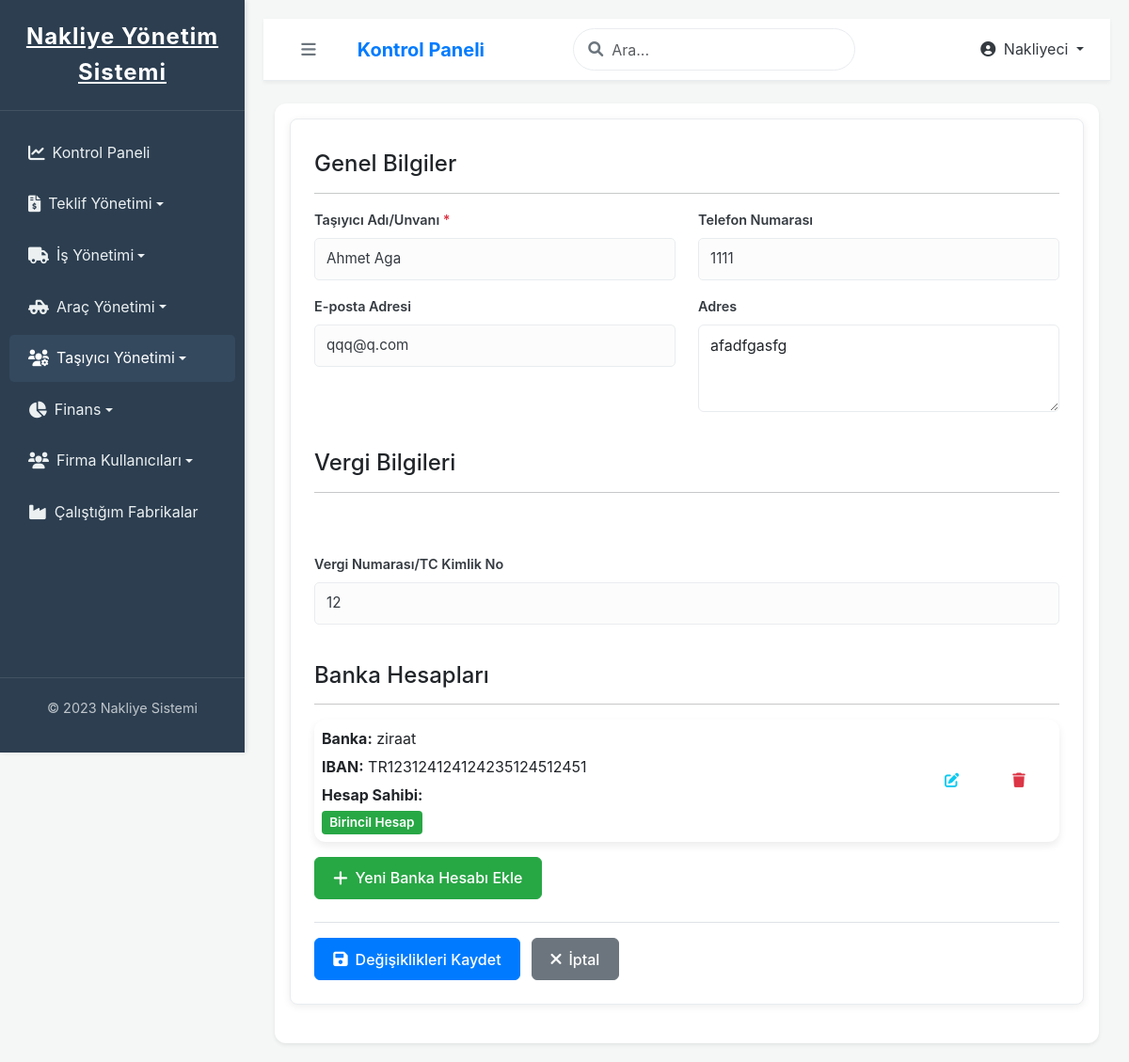
Page /nakliyeci/tasiyici/1/guncelle/ (signed in) on the committed database.
### ana_uygulama/models.py (models this page shows, shortened)
class CustomUser(AbstractUser):
    company = models.ForeignKey(Company, on_delete=models.SET_NULL, null=True, blank=True, verbose_name="Bağlı Olduğu Firma")
    class Meta:
        verbose_name = "Kullanıcı"
        verbose_name_plural = "Kullanıcılar"

class Carrier(models.Model):
    IDENTITY_DOCUMENT_CHOICES = [
        ('TCKN', 'T.C. Kimlik Numarası'),
        ('VERGI_NO', 'Vergi Kimlik Numarası'),
        ('PASAPORT', 'Pasaport Numarası'),
    ]
    managed_by_shipper = models.ForeignKey(
        'Company', # String olarak referans vermek sıralama sorunlarını azaltır
        on_delete=models.CASCADE, # Nakliyeci firma silinirse, yönettiği taşıyıcılar da silinir.
        limit_choices_to={'company_type': 'NAKLIYECI'}, # Sadece NAKLIYECI tipindeki şirketleri seçilebilir yap
        related_name='managed_carriers',
        verbose_name="Yöneten Nakliyeci Firma"
    )
    full_name = models.CharField(max_length=255, verbose_name="Adı Soyadı / Firma Ünvanı")
    phone = models.CharField(max_length=20, blank=True, null=True, verbose_name="Telefon Numarası")
    email = models.EmailField(blank=True, null=True, verbose_name="E-posta Adresi")
    address = models.TextField(blank=True, null=True, verbose_name="Adres")
    tax_id_number = models.CharField(max_length=20, blank=True, null=True, verbose_name="Vergi Numarası / TC Kimlik No")
    tax_plate_document = models.FileField(
        upload_to='carrier_documents/tax_plates/',
        blank=True,
        null=True,
        verbose_name="Vergi Levhası",
        validators=[FileExtensionValidator(allowed_extensions=['pdf', 'jpg', 'jpeg', 'png'])]
    )
    identity_document_type = models.CharField(
        max_length=10,
        choices=IDENTITY_DOCUMENT_CHOICES,
        default='TCKN',
        verbose_name="Kimlik Belgesi Tipi"
    )
    identity_document_number = models.CharField(max_length=50, blank=True, null=True, verbose_name="Kimlik Belgesi Numarası")
    identity_document_image = models.FileField(
        upload_to='carrier_documents/identity_documents/',
        blank=True,
        null=True,
        verbose_name="Kimlik Belgesi Görseli",
        validators=[FileExtensionValidator(allowed_extensions=['pdf', 'jpg', 'jpeg', 'png'])]
    )
    driving_license_number = models.CharField(max_length=50, blank=True, null=True, verbose_name="Ehliyet Numarası")
    license_expiry_date = models.DateField(blank=True, null=True, verbose_name="Ehliyet Geçerlilik Tarihi") # Ehliyetin son geçerlilik tarihi
    driving_license_image = models.FileField(
        upload_to='carrier_documents/driving_licenses/',
        blank=True,
        null=True,
        verbose_name="Ehliyet Görseli",
        validators=[FileExtensionValidator(allowed_extensions=['pdf', 'jpg', 'jpeg', 'png'])]
    )
    is_active = models.BooleanField(default=True, verbose_name="Aktif mi?")
    created_at = models.DateTimeField(auto_now_add=True)
    updated_at = models.DateTimeField(auto_now=True)
    class Meta:
        verbose_name = "Taşıyıcı (Araç Sahibi)"
        verbose_name_plural = "Taşıyıcılar (Araç Sahipleri)"
        ordering = ['full_name']

class BankAccount(models.Model):
    carrier = models.ForeignKey(
        Carrier,
        on_delete=models.CASCADE,
        related_name='bank_accounts',
        verbose_name="Taşıyıcı (Araç Sahibi)"
    )
    bank_name = models.CharField(max_length=100, verbose_name="Banka Adı")
    account_owner_name = models.CharField(max_length=255, verbose_name="Hesap Sahibi Adı")
    iban = models.CharField(max_length=34, unique=True, verbose_name="IBAN Numarası")
    is_primary = models.BooleanField(default=False, verbose_name="Birincil Hesap mı?") # Bir taşıyıcının birden fazla hesabı olabilir.
    created_at = models.DateTimeField(auto_now_add=True)
    updated_at = models.DateTimeField(auto_now=True)
    class Meta:
        verbose_name = "Banka Hesabı"
        verbose_name_plural = "Banka Hesapları"
        ordering = ['carrier', '-is_primary', 'bank_name']
        unique_together = [['carrier', 'iban']] # Bir taşıyıcı için IBAN tekil olmalı

### ana_uygulama/views.py (the view)
# urls.py: path('nakliyeci/tasiyici/<int:pk>/guncelle/', views.carrier_update_nakliyeci_view, name='carrier_update_nakliyeci_view'),
@login_required
def carrier_update_nakliyeci_view(request, pk):
    if not request.user.company or request.user.company.company_type != 'NAKLIYECI':
        messages.error(request, "Bu sayfaya erişim izniniz yok.")
        return redirect('ana_uygulama:dashboard')
    carrier_to_update = get_object_or_404(Carrier, pk=pk, managed_by_shipper=request.user.company)
    if request.method == 'POST':
        form = CarrierForm(request.POST, request.FILES, instance=carrier_to_update)
        if form.is_valid():
            try:
                form.save()
                messages.success(request, f"Taşıyıcı '{carrier_to_update.full_name}' başarıyla güncellendi.")
                return redirect('ana_uygulama:carrier_detail_nakliyeci_view', pk=carrier_to_update.pk)
            except Exception as e:
                messages.error(request, f"Taşıyıcı güncellenirken bir hata oluştu: {e}")
        else:
            messages.error(request, "Lütfen formdaki hataları düzeltin.")
    else:
        form = CarrierForm(instance=carrier_to_update)
    context = {
        'form': form,
        'carrier': carrier_to_update,
        'page_title': f"Taşıyıcıyı Düzenle: {carrier_to_update.full_name}"
    }
    return render(request, 'ana_uygulama/nakliyeci/carrier_form.html', context)

### ana_uygulama/templates/ana_uygulama/nakliyeci/carrier_form.html (shortened to what this page needs)
{% extends "base.html" %}
{% load static %}
{% block content %}
    <div class="card shadow-sm">
        <div class="card-body">
            <form method="post" enctype="multipart/form-data" novalidate>
                <h4 class="mb-3 mt-2">Genel Bilgiler</h4>
                <hr class="mb-3">
                <div class="row">
                    <div class="col-md-6 mb-3">
                        <label for="{{ form.full_name.id_for_label }}" class="form-label">{{ form.full_name.label }} {% if form.full_name.field.required %}<span class="text-danger">*</span>{% endif %}</label>
                        {{ form.full_name }}
                    </div>
                    <div class="col-md-6 mb-3">
                        <label for="{{ form.phone.id_for_label }}" class="form-label">{{ form.phone.label }} {% if form.phone.field.required %}<span class="text-danger">*</span>{% endif %}</label>
                        {{ form.phone }}
                    </div>
                </div>
                <div class="row">
                    <div class="col-md-6 mb-3">
                        <label for="{{ form.email.id_for_label }}" class="form-label">{{ form.email.label }} {% if form.email.field.required %}<span class="text-danger">*</span>{% endif %}</label>
                        {{ form.email }}
                    </div>
                    <div class="col-md-6 mb-3">
                        <label for="{{ form.address.id_for_label }}" class="form-label">{{ form.address.label }} {% if form.address.field.required %}<span class="text-danger">*</span>{% endif %}</label>
                        {{ form.address }}
                    </div>
                </div>
                <h4 class="mb-3 mt-4">Vergi Bilgileri</h4>
                <hr class="mb-3">
                <div class="row">
                    <div class="col-md-4 mb-3">
                    </div>
                    <div class="col-md-4 mb-3">
                    </div>
                    <div class="col-md-4 mb-3">
                        <label for="{{ form.tax_id_number.id_for_label }}" class="form-label">{{ form.tax_id_number.label }} {% if form.tax_id_number.field.required %}<span class="text-danger">*</span>{% endif %}</label>
                        {{ form.tax_id_number }}
                    </div>
                </div>
                {% if carrier %}
                <h4 class="mb-3 mt-4">Banka Hesapları</h4>
                <hr class="mb-3">
                <div id="bank-accounts-list" class="mb-3">
                    {% for bank_account in carrier.bank_accounts.all %}
                        <div class="card mb-2">
                            <div class="card-body p-2">
                                <div class="d-flex justify-content-between">
                                    <div>
                                        <p class="mb-1"><strong>Banka:</strong> {{ bank_account.bank_name }} {% if bank_account.branch_name %}(Şube: {{ bank_account.branch_name }}){% endif %}</p>
                                        <p class="mb-1"><strong>IBAN:</strong> {{ bank_account.iban }}</p>
                                        <p class="mb-0"><strong>Hesap Sahibi:</strong> {{ bank_account.account_holder_name }}</p>
                                        {% if bank_account.is_primary %}<span class="badge bg-success mt-1">Birincil Hesap</span>{% endif %}
                                    </div>
                                    <div class="align-self-center">
                                        <a href="{% url 'ana_uygulama:carrier_bank_account_edit_view' carrier_id=carrier.id pk=bank_account.pk %}" class="btn btn-sm btn-outline-info me-1" title="Düzenle"><i class="fas fa-edit"></i></a>
                                        <a href="{% url 'ana_uygulama:carrier_bank_account_delete_view' carrier_id=carrier.id pk=bank_account.pk %}" class="btn btn-sm btn-outline-danger" title="Sil" onclick="return confirm('Bu banka hesabını silmek istediğinizden emin misiniz?');"><i class="fas fa-trash"></i></a>
                                    </div>
                                </div>
                            </div>
                        </div>
                    {% empty %}
                        <p class="text-muted">Bu taşıyıcı için kayıtlı banka hesabı bulunmamaktadır.</p>
                    {% endfor %}
                </div>
                <a href="{% url 'ana_uygulama:carrier_bank_account_add_view' carrier_id=carrier.id %}" class="btn btn-success"><i class="fas fa-plus"></i> Yeni Banka Hesabı Ekle</a>
                {% endif %}
                <div class="mt-4 pt-3 border-top">
                    <button type="submit" class="btn btn-primary">
                        <i class="fas fa-save"></i> {% if carrier %}Değişiklikleri Kaydet{% else %}Taşıyıcıyı Kaydet{% endif %}
                    </button>
                    <a href="{% if carrier %}{% url 'ana_uygulama:carrier_detail_nakliyeci_view' pk=carrier.id %}{% else %}{% url 'ana_uygulama:carrier_list_nakliyeci_view' %}{% endif %}" class="btn btn-secondary ms-2"><i class="fas fa-times"></i> İptal</a>
                </div>
            </form>
        </div>
    </div>
{% endblock %}

### templates/base.html (shortened to what this page needs)
{% load static %}
<!DOCTYPE html>
<html lang="tr">
<head>
    <link href="https://cdn.jsdelivr.net/npm/bootstrap@5.3.0/dist/css/bootstrap.min.css" rel="stylesheet">
    <link rel="stylesheet" href="https://cdnjs.cloudflare.com/ajax/libs/font-awesome/6.0.0-beta3/css/all.min.css">
    <link href="https://cdn.jsdelivr.net/npm/select2@4.1.0-rc.0/dist/css/select2.min.css" rel="stylesheet" />
    <link href="https://cdn.jsdelivr.net/npm/select2-bootstrap-5-theme@1.3.0/dist/select2-bootstrap-5-theme.min.css" rel="stylesheet" />
    <link rel="stylesheet" href="{% static 'css/style.css' %}?v=1.1">
</head>
<body>
    <div class="page-container">
        <nav id="sidebar" class="sidebar">
            <div class="sidebar-header">
                <a href="{% url 'ana_uygulama:dashboard' %}" class="logo-text">Nakliye Yönetim Sistemi</a>
            </div>
            <ul class="sidebar-menu">
                <li class="menu-item">
                    <a href="{% url 'ana_uygulama:dashboard' %}" class="menu-link {% if request.resolver_match.url_name == 'dashboard' %}active{% endif %}">
                        <i class="fas fa-chart-line me-2"></i> Kontrol Paneli
                    </a>
                </li>
                {% if request.user.is_authenticated and request.user.company.company_type == 'NAKLIYECI' %}
                <li class="menu-item">
                    <a href="#quoteSubmenu" data-bs-toggle="collapse" aria-expanded="false" class="menu-link dropdown-toggle ">
                        <i class="fas fa-file-invoice-dollar me-2"></i> Teklif Yönetimi
                    </a>
                </li>
                <li class="menu-item">
                    <a href="#shipmentSubmenu" data-bs-toggle="collapse" aria-expanded="false" class="menu-link dropdown-toggle ">
                        <i class="fas fa-truck me-2"></i> İş Yönetimi
                    </a>
                </li>
                <li class="menu-item">
                    <a href="#vehicleSubmenu" data-bs-toggle="collapse" aria-expanded="false" class="menu-link dropdown-toggle ">
                        <i class="fas fa-truck-pickup me-2"></i> Araç Yönetimi
                    </a>
                </li>
                <li class="menu-item">
                    <a href="#carrierSubmenu" data-bs-toggle="collapse" aria-expanded="false" class="menu-link dropdown-toggle {% if request.resolver_match.url_name == 'carrier_list_nakliyeci_view' or request.resolver_match.url_name == 'carrier_create_nakliyeci_view' or request.resolver_match.url_name == 'carrier_detail_nakliyeci_view' or request.resolver_match.url_name == 'carrier_update_nakliyeci_view' %}active{% endif %}">
                        <i class="fas fa-users-cog me-2"></i> Taşıyıcı Yönetimi
                    </a>
                </li>
                <li class="menu-item">
                    <a href="#financeNakliyeciSubmenu" data-bs-toggle="collapse" aria-expanded="false" class="menu-link dropdown-toggle ">
                        <i class="fas fa-chart-pie me-2"></i> Finans
                    </a>
                </li>
                <li class="menu-item">
                    <a href="#companyUserNakliyeciSubmenu" data-bs-toggle="collapse" aria-expanded="false" class="menu-link dropdown-toggle ">
                        <i class="fas fa-users me-2"></i> Firma Kullanıcıları
                    </a>
                </li>
                <li class="menu-item">
                    <a href="{% url 'ana_uygulama:company_list_for_nakliyeci_view' %}" class="menu-link ">
                        <i class="fas fa-industry me-2"></i> Çalıştığım Fabrikalar
                    </a>
                </li>
                {% endif %}
            </ul>
            <div class="sidebar-footer">
                <p>&copy; 2023 Nakliye Sistemi</p>
            </div>
        </nav>
        <div class="main-content" id="main-content">
            <nav class="navbar navbar-expand-lg">
                <button type="button" id="sidebarCollapse" class="btn btn-outline-secondary me-3">
                    <i class="fas fa-bars"></i>
                </button>
                <a class="navbar-brand me-auto" href="{% url 'ana_uygulama:dashboard' %}">Kontrol Paneli</a>
                <div class="search-box me-3">
                    <span class="search-icon"><i class="fas fa-search"></i></span>
                    <input type="text" class="form-control" id="global-search-input" placeholder="Ara...">
                </div>
                <ul class="navbar-nav ms-auto">
                    <li class="nav-item dropdown">
                        <a class="nav-link dropdown-toggle" href="#" id="navbarDropdown" role="button" data-bs-toggle="dropdown" aria-expanded="false">
                            <i class="fas fa-user-circle me-1"></i> {{ request.user.first_name|default:request.user.username }}
                        </a>
                    </li>
                </ul>
            </nav>
            <div class="container-fluid mt-4">
                {% block content %}{% endblock %}
            </div>
        </div>
    </div>
</body>
</html>

### rows in the picture
CustomUser: user.first_name "Nakliyeci"
Carrier: full_name "Ahmet Aga", phone "1111", email "qqq@q.com", address "afadfgasfg", tax_id_number "12"
BankAccount: bank_name "ziraat", iban "TR123124124124235124512451", is_primary "Birincil Hesap"
